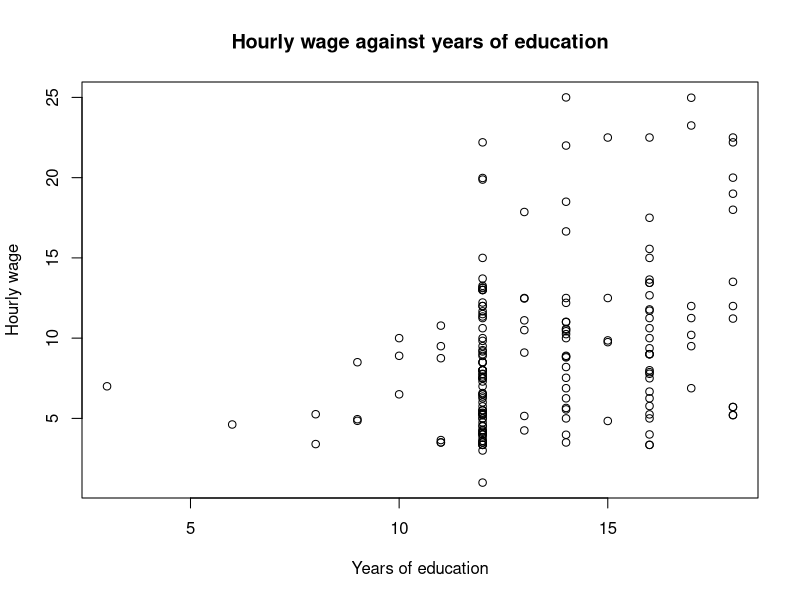
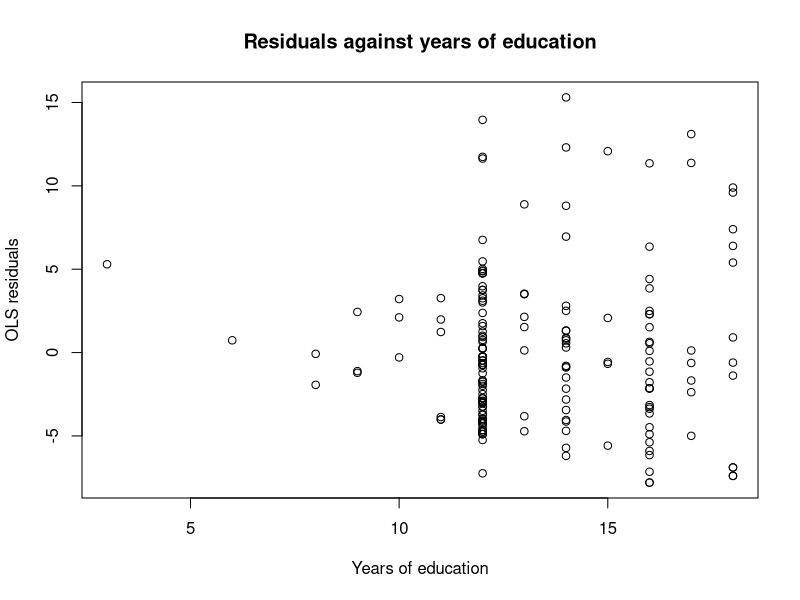

Source code (R) for these figures, in order:
## ---- chunk 1
library(readxl)
library(sandwich)
library(lmtest)

CPS1985 <- read_excel("CPS1985.xlsx")
## ---- chunk 2
plot(CPS1985$education, CPS1985$wage,
     xlab = "Years of education",
     ylab = "Hourly wage",
     main = "Hourly wage against years of education")
## ---- chunk 3
model <- lm(wage ~ education, data = CPS1985)
summary(model)

beta1 <- cov(CPS1985$education, CPS1985$wage) / var(CPS1985$education)

cat("Slope calculated from cov()/var():", beta1, "\n")
cat("Slope estimated by lm():", coef(model)["education"], "\n")
## ---- chunk 4
fit_stats <- c(R_squared = summary(model)$r.squared, SER = summary(model)$sigma, SD_wage = sd(CPS1985$wage))
round(fit_stats, 4)
## ---- chunk 5
new_educ <- data.frame(education = c(12, 20, 30))

predicted_wages <- round(predict(model, newdata = new_educ), 2)
names(predicted_wages) <- c("12 years", "20 years", "30 years")

predicted_wages

education_range <- c(Minimum = min(CPS1985$education), Maximum = max(CPS1985$education))
education_range
## ---- chunk 6
summary(CPS1985$wage)
summary(CPS1985$education)
## ---- chunk 7
residuals_model <- residuals(model)

plot(CPS1985$education, residuals_model,
     xlab = "Years of education",
     ylab = "OLS residuals",
     main = "Residuals against years of education")
## ---- chunk 8
beta1 <- 0.7265
se_beta1 <- 0.15413
df <- 179
t_critical <- qt(0.975, df)
lower <- beta1 - t_critical * se_beta1
upper <- beta1 + t_critical * se_beta1
c(lower, upper)

library(sandwich)
library(lmtest)
coeftest(model, vcov = vcovHC(model, type = "HC1"))
## ---- chunk 9
coef(model)["education"]
## ---- chunk 10
model_exp <- lm(wage ~ education + experience, data = CPS1985)

coeftest(model_exp, vcov = vcovHC(model_exp, type = "HC1"))

education_comparison <- c("Simple linear regression" = unname(coef(model)["education"]), "Multiple linear regression" = unname(coef(model_exp)["education"]))
round(education_comparison, 4)

change_education <- unname(coef(model_exp)["education"] - coef(model)["education"])
cat("Change in education coefficient:", round(change_education, 4))

## ---- chunk 11
fit_stats <- rbind("Simple linear regression" = c(R_squared = summary(model)$r.squared, Adjusted_R_squared = summary(model)$adj.r.squared, SER = summary(model)$sigma), "Multiple linear regression" = c(R_squared = summary(model_exp)$r.squared, Adjusted_R_squared = summary(model_exp)$adj.r.squared, SER = summary(model_exp)$sigma))

round(fit_stats, 4)
## ---- chunk 12
CPS1985$female_yes <- ifelse(CPS1985$female == "yes", 1, 0)
CPS1985$female_no  <- ifelse(CPS1985$female == "no", 1, 0)

table(CPS1985$female, CPS1985$female_yes)

# every person is in exactly one of the two categories
all(CPS1985$female_yes + CPS1985$female_no == 1)

model_both <- lm(wage ~ education + experience + female_yes + female_no, data = CPS1985)
summary(model_both)
## ---- chunk 13
model_fem <- lm(wage ~ education + experience + female_yes, data = CPS1985)
coeftest(model_fem, vcov = vcovHC(model_fem, type = "HC1"))

# check: letting R create the dummy itself gives exactly the same estimates
model_fem_factor <- lm(wage ~ education + experience + female, data = CPS1985)
coef(model_fem_factor)

b_fem <- unname(coef(model_fem)["female_yes"])
se_fem <- sqrt(vcovHC(model_fem, type = "HC1")["female_yes", "female_yes"])
b_fem + c(-1, 1) * qt(0.975, df = model_fem$df.residual) * se_fem
## ---- chunk 14
# averages of education and wage by the candidate extra controls
aggregate(cbind(education, wage) ~ region, data = CPS1985, mean)
aggregate(cbind(education, wage) ~ ethnicity, data = CPS1985, mean)
aggregate(cbind(education, wage) ~ union, data = CPS1985, mean)

# age cannot be added next to education and experience:
# experience = age - education - 6, so this is perfect multicollinearity again
coef(lm(wage ~ education + experience + age, data = CPS1985))

base_model <- lm(wage ~ education + experience + female + union + region + ethnicity,
                 data = CPS1985)
## ---- chunk 15
# R code for Question 4(b)
## ---- chunk 16
# R code for Question 4(c)
## ---- chunk 17
# R code for Question 4(d)
## ---- chunk 18
# R code for Question 5(a)
## ---- chunk 19
# R code for Question 5(b)
## ---- chunk 20
# R code for Question 5(c)
## ---- chunk 21
# R code for Question 5(d)
